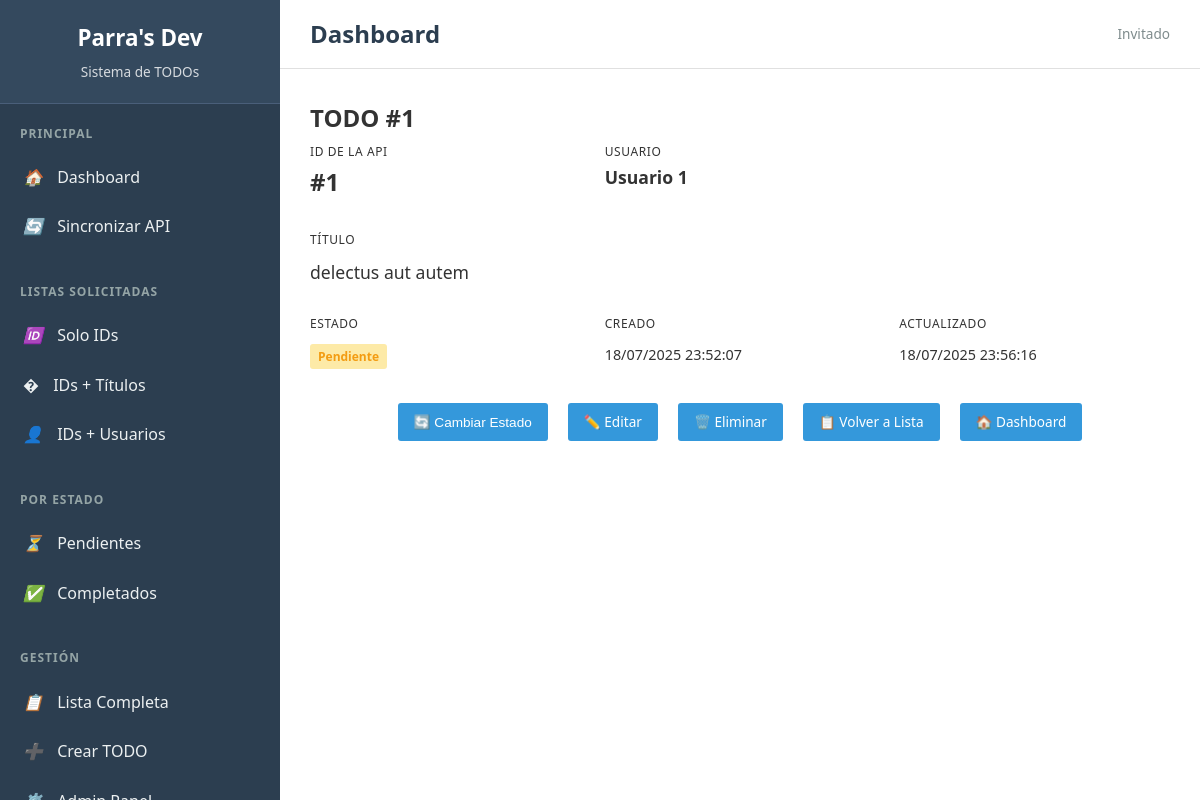
Page /detail/1/ on the committed database.
### todos/models.py (models this page shows, shortened)
class Todo(models.Model):
    api_id = models.IntegerField(unique=True)
    user_id = models.IntegerField()
    title = models.CharField(max_length=255)
    completed = models.BooleanField(default=False)
    created_at = models.DateTimeField(auto_now_add=True)
    updated_at = models.DateTimeField(auto_now=True)
    class Meta:
        ordering = ['api_id']
        verbose_name = 'Todo'
        verbose_name_plural = 'Todos'
    @property
    def status_display(self):
        return "Resuelto" if self.completed else "Pendiente"

### todos/views.py (the view)
# urls.py: path('detail/<int:todo_id>/', views.todo_detail, name='todo_detail'),
def todo_detail(request, todo_id):
    todo = get_object_or_404(Todo, api_id=todo_id)
    context = {
        'todo': todo,
        'title': f'TODO #{todo.api_id}'
    }
    return render(request, 'todos/todo_detail.html', context)

### templates/todos/todo_detail.html (shortened to what this page needs)
{% extends 'base.html' %}
{% block content %}
<div class="fade-in">
    <h2>{{ title }}</h2>
    <div class="card">
        <div style="display: grid; grid-template-columns: repeat(auto-fit, minmax(250px, 1fr)); gap: 1.5rem;">
            <div>
                <label style="font-size: 0.75rem; text-transform: uppercase; letter-spacing: 0.05em; color: var(--text-light);">ID de la API</label>
                <div style="font-size: 1.5rem; font-weight: 700; color: var(--primary);">#{{ todo.api_id }}</div>
            </div>
            <div>
                <label style="font-size: 0.75rem; text-transform: uppercase; letter-spacing: 0.05em; color: var(--text-light);">Usuario</label>
                <div style="font-size: 1.1rem; font-weight: 600;">Usuario {{ todo.user_id }}</div>
            </div>
            <div style="grid-column: 1 / -1;">
                <label style="font-size: 0.75rem; text-transform: uppercase; letter-spacing: 0.05em; color: var(--text-light);">Título</label>
                <div style="font-size: 1.1rem; line-height: 1.5; margin-top: 0.5rem;">{{ todo.title }}</div>
            </div>
            <div>
                <label style="font-size: 0.75rem; text-transform: uppercase; letter-spacing: 0.05em; color: var(--text-light);">Estado</label>
                <div style="margin-top: 0.5rem;">
                    <span class="{% if todo.completed %}status-completed{% else %}status-pending{% endif %}">
                        {{ todo.status_display }}
                    </span>
                </div>
            </div>
            <div>
                <label style="font-size: 0.75rem; text-transform: uppercase; letter-spacing: 0.05em; color: var(--text-light);">Creado</label>
                <div style="font-size: 0.9rem; color: var(--text-light); margin-top: 0.5rem;">{{ todo.created_at|date:"d/m/Y H:i:s" }}</div>
            </div>
            <div>
                <label style="font-size: 0.75rem; text-transform: uppercase; letter-spacing: 0.05em; color: var(--text-light);">Actualizado</label>
                <div style="font-size: 0.9rem; color: var(--text-light); margin-top: 0.5rem;">{{ todo.updated_at|date:"d/m/Y H:i:s" }}</div>
            </div>
        </div>
    </div>
    <div style="display: flex; flex-wrap: wrap; gap: 1rem; justify-content: center; margin-top: 2rem;">
        <button onclick="toggleTodoStatus({{ todo.api_id }})" class="btn btn-warning">
            🔄 Cambiar Estado
        </button>
        <a href="{% url 'todos:todo_edit' todo.api_id %}" class="btn btn-success">✏️ Editar</a>
        <a href="{% url 'todos:todo_delete' todo.api_id %}" class="btn btn-danger">🗑️ Eliminar</a>
        <a href="{% url 'todos:todo_list_full' %}" class="btn">📋 Volver a Lista</a>
        <a href="{% url 'todos:index' %}" class="btn">🏠 Dashboard</a>
    </div>
</div>
{% endblock %}

### templates/base.html (style rules this page uses)
* { margin: 0; padding: 0; box-sizing: border-box; }
body { font-family: 'Segoe UI', Tahoma, Geneva, Verdana, sans-serif; background: #f5f5f5; color: #333; line-height: 1.6; }
.btn { display: inline-block; padding: 8px 16px; margin: 2px; background: #3498db; color: white; text-decoration: none; border: none; border-radius: 3px; font-size: 0.85rem; cursor: pointer; transition: background 0.3s ease; }
.status-pending { background: #fdeaa7; color: #f39c12; padding: 4px 8px; border-radius: 3px; font-size: 0.75rem; font-weight: 600; }

### rows in the picture
Todo: api_id "1", user_id "1", title "delectus aut autem", status_display "Pendiente", created_at "18/07/2025 23:52:07", updated_at "18/07/2025 23:56:16"

### other values in the picture
{{ user.username|default:"Invitado" }} "Invitado"
{{ title }} "TODO #1"
